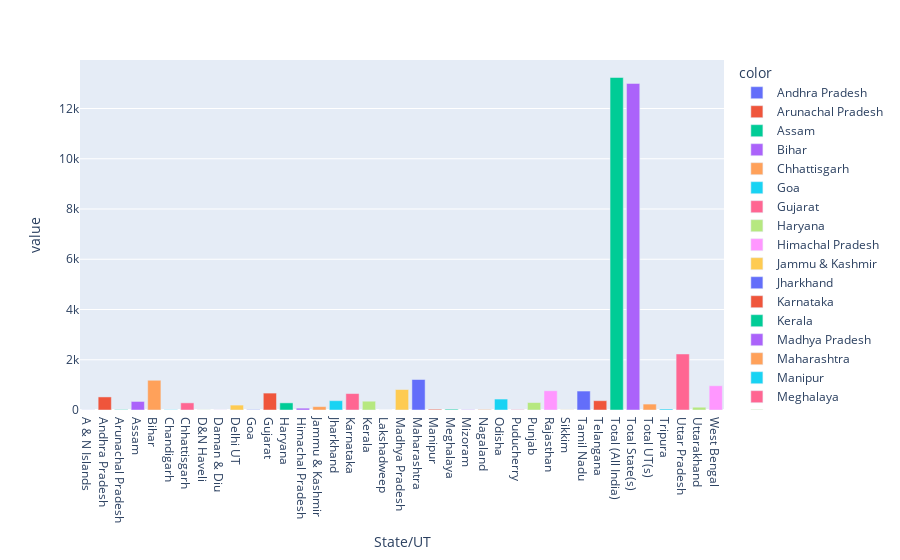

Here is the notebook cell this chart was saved with:
### Code cell
px.bar(cyber_C.groupby(['State/UT'])['Mid-Year Projected Population (in Lakhs) (2018)+'].sum(), color=cyber_C['State/UT'])

### Figure 1 — Plotly figure (JSON) as saved in the notebook; plotly's stock layout.template omitted (floating-point values rounded to 4 significant figures)
{"data": [{"alignmentgroup": "True", "hovertemplate": "color=Andhra Pradesh<br>State/UT=%{x}<br>value=%{y}<extra></extra>", "legendgroup": "Andhra Pradesh", "marker": {"color": "#636efa", "pattern": {"shape": ""}}, "name": "Andhra Pradesh", "offsetgroup": "Andhra Pradesh", "orientation": "v", "showlegend": true, "textposition": "auto", "type": "bar", "x": ["A & N Islands"], "xaxis": "x", "y": [4], "yaxis": "y"}, {"alignmentgroup": "True", "hovertemplate": "color=Arunachal Pradesh<br>State/UT=%{x}<br>value=%{y}<extra></extra>", "legendgroup": "Arunachal Pradesh", "marker": {"color": "#EF553B", "pattern": {"shape": ""}}, "name": "Arunachal Pradesh", "offsetgroup": "Arunachal Pradesh", "orientation": "v", "showlegend": true, "textposition": "auto", "type": "bar", "x": ["Andhra Pradesh"], "xaxis": "x", "y": [520.3], "yaxis": "y"}, {"alignmentgroup": "True", "hovertemplate": "color=Assam<br>State/UT=%{x}<br>value=%{y}<extra></extra>", "legendgroup": "Assam", "marker": {"color": "#00cc96", "pattern": {"shape": ""}}, "name": "Assam", "offsetgroup": "Assam", "orientation": "v", "showlegend": true, "textposition": "auto", "type": "bar", "x": ["Arunachal Pradesh"], "xaxis": "x", "y": [14.9], "yaxis": "y"}, {"alignmentgroup": "True", "hovertemplate": "color=Bihar<br>State/UT=%{x}<br>value=%{y}<extra></extra>", "legendgroup": "Bihar", "marker": {"color": "#ab63fa", "pattern": {"shape": ""}}, "name": "Bihar", "offsetgroup": "Bihar", "orientation": "v", "showlegend": true, "textposition": "auto", "type": "bar", "x": ["Assam"], "xaxis": "x", "y": [340.4], "yaxis": "y"}, {"alignmentgroup": "True", "hovertemplate": "color=Chhattisgarh<br>State/UT=%{x}<br>value=%{y}<extra></extra>", "legendgroup": "Chhattisgarh", "marker": {"color": "#FFA15A", "pattern": {"shape": ""}}, "name": "Chhattisgarh", "offsetgroup": "Chhattisgarh", "orientation": "v", "showlegend": true, "textposition": "auto", "type": "bar", "x": ["Bihar"], "xaxis": "x", "y": [1183.0], "yaxis": "y"}, {"alignmentgroup": "True", "hovertemplate": "color=Goa<br>State/UT=%{x}<br>value=%{y}<extra></extra>", "legendgroup": "Goa", "marker": {"color": "#19d3f3", "pattern": {"shape": ""}}, "name": "Goa", "offsetgroup": "Goa", "orientation": "v", "showlegend": true, "textposition": "auto", "type": "bar", "x": ["Chandigarh"], "xaxis": "x", "y": [11.7], "yaxis": "y"}, {"alignmentgroup": "True", "hovertemplate": "color=Gujarat<br>State/UT=%{x}<br>value=%{y}<extra></extra>", "legendgroup": "Gujarat", "marker": {"color": "#FF6692", "pattern": {"shape": ""}}, "name": "Gujarat", "offsetgroup": "Gujarat", "orientation": "v", "showlegend": true, "textposition": "auto", "type": "bar", "x": ["Chhattisgarh"], "xaxis": "x", "y": [284.7], "yaxis": "y"}, {"alignmentgroup": "True", "hovertemplate": "color=Haryana<br>State/UT=%{x}<br>value=%{y}<extra></extra>", "legendgroup": "Haryana", "marker": {"color": "#B6E880", "pattern": {"shape": ""}}, "name": "Haryana", "offsetgroup": "Haryana", "orientation": "v", "showlegend": true, "textposition": "auto", "type": "bar", "x": ["D&N Haveli"], "xaxis": "x", "y": [5.3], "yaxis": "y"}, {"alignmentgroup": "True", "hovertemplate": "color=Himachal Pradesh<br>State/UT=%{x}<br>value=%{y}<extra></extra>", "legendgroup": "Himachal Pradesh", "marker": {"color": "#FF97FF", "pattern": {"shape": ""}}, "name": "Himachal Pradesh", "offsetgroup": "Himachal Pradesh", "orientation": "v", "showlegend": true, "textposition": "auto", "type": "bar", "x": ["Daman & Diu"], "xaxis": "x", "y": [4], "yaxis": "y"}, {"alignmentgroup": "True", "hovertemplate": "color=Jammu & Kashmir<br>State/UT=%{x}<br>value=%{y}<extra></extra>", "legendgroup": "Jammu & Kashmir", "marker": {"color": "#FECB52", "pattern": {"shape": ""}}, "name": "Jammu & Kashmir", "offsetgroup": "Jammu & Kashmir", "orientation": "v", "showlegend": true, "textposition": "auto", "type": "bar", "x": ["Delhi UT"], "xaxis": "x", "y": [195.6], "yaxis": "y"}, {"alignmentgroup": "True", "hovertemplate": "color=Jharkhand<br>State/UT=%{x}<br>value=%{y}<extra></extra>", "legendgroup": "Jharkhand", "marker": {"color": "#636efa", "pattern": {"shape": ""}}, "name": "Jharkhand", "offsetgroup": "Jharkhand", "orientation": "v", "showlegend": true, "textposition": "auto", "type": "bar", "x": ["Goa"], "xaxis": "x", "y": [15.3], "yaxis": "y"}, {"alignmentgroup": "True", "hovertemplate": "color=Karnataka<br>State/UT=%{x}<br>value=%{y}<extra></extra>", "legendgroup": "Karnataka", "marker": {"color": "#EF553B", "pattern": {"shape": ""}}, "name": "Karnataka", "offsetgroup": "Karnataka", "orientation": "v", "showlegend": true, "textposition": "auto", "type": "bar", "x": ["Gujarat"], "xaxis": "x", "y": [673.2], "yaxis": "y"}, {"alignmentgroup": "True", "hovertemplate": "color=Kerala<br>State/UT=%{x}<br>value=%{y}<extra></extra>", "legendgroup": "Kerala", "marker": {"color": "#00cc96", "pattern": {"shape": ""}}, "name": "Kerala", "offsetgroup": "Kerala", "orientation": "v", "showlegend": true, "textposition": "auto", "type": "bar", "x": ["Haryana"], "xaxis": "x", "y": [284], "yaxis": "y"}, {"alignmentgroup": "True", "hovertemplate": "color=Madhya Pradesh<br>State/UT=%{x}<br>value=%{y}<extra></extra>", "legendgroup": "Madhya Pradesh", "marker": {"color": "#ab63fa", "pattern": {"shape": ""}}, "name": "Madhya Pradesh", "offsetgroup": "Madhya Pradesh", "orientation": "v", "showlegend": true, "textposition": "auto", "type": "bar", "x": ["Himachal Pradesh"], "xaxis": "x", "y": [72.7], "yaxis": "y"}, {"alignmentgroup": "True", "hovertemplate": "color=Maharashtra<br>State/UT=%{x}<br>value=%{y}<extra></extra>", "legendgroup": "Maharashtra", "marker": {"color": "#FFA15A", "pattern": {"shape": ""}}, "name": "Maharashtra", "offsetgroup": "Maharashtra", "orientation": "v", "showlegend": true, "textposition": "auto", "type": "bar", "x": ["Jammu & Kashmir"], "xaxis": "x", "y": [134.3], "yaxis": "y"}, {"alignmentgroup": "True", "hovertemplate": "color=Manipur<br>State/UT=%{x}<br>value=%{y}<extra></extra>", "legendgroup": "Manipur", "marker": {"color": "#19d3f3", "pattern": {"shape": ""}}, "name": "Manipur", "offsetgroup": "Manipur", "orientation": "v", "showlegend": true, "textposition": "auto", "type": "bar", "x": ["Jharkhand"], "xaxis": "x", "y": [370.5], "yaxis": "y"}, {"alignmentgroup": "True", "hovertemplate": "color=Meghalaya<br>State/UT=%{x}<br>value=%{y}<extra></extra>", "legendgroup": "Meghalaya", "marker": {"color": "#FF6692", "pattern": {"shape": ""}}, "name": "Meghalaya", "offsetgroup": "Meghalaya", "orientation": "v", "showlegend": true, "textposition": "auto", "type": "bar", "x": ["Karnataka"], "xaxis": "x", "y": [654.5], "yaxis": "y"}, {"alignmentgroup": "True", "hovertemplate": "color=Mizoram<br>State/UT=%{x}<br>value=%{y}<extra></extra>", "legendgroup": "Mizoram", "marker": {"color": "#B6E880", "pattern": {"shape": ""}}, "name": "Mizoram", "offsetgroup": "Mizoram", "orientation": "v", "showlegend": true, "textposition": "auto", "type": "bar", "x": ["Kerala"], "xaxis": "x", "y": [350], "yaxis": "y"}, {"alignmentgroup": "True", "hovertemplate": "color=Nagaland<br>State/UT=%{x}<br>value=%{y}<extra></extra>", "legendgroup": "Nagaland", "marker": {"color": "#FF97FF", "pattern": {"shape": ""}}, "name": "Nagaland", "offsetgroup": "Nagaland", "orientation": "v", "showlegend": true, "textposition": "auto", "type": "bar", "x": ["Lakshadweep"], "xaxis": "x", "y": [0.7], "yaxis": "y"}, {"alignmentgroup": "True", "hovertemplate": "color=Odisha<br>State/UT=%{x}<br>value=%{y}<extra></extra>", "legendgroup": "Odisha", "marker": {"color": "#FECB52", "pattern": {"shape": ""}}, "name": "Odisha", "offsetgroup": "Odisha", "orientation": "v", "showlegend": true, "textposition": "auto", "type": "bar", "x": ["Madhya Pradesh"], "xaxis": "x", "y": [814.7], "yaxis": "y"}, {"alignmentgroup": "True", "hovertemplate": "color=Punjab<br>State/UT=%{x}<br>value=%{y}<extra></extra>", "legendgroup": "Punjab", "marker": {"color": "#636efa", "pattern": {"shape": ""}}, "name": "Punjab", "offsetgroup": "Punjab", "orientation": "v", "showlegend": true, "textposition": "auto", "type": "bar", "x": ["Maharashtra"], "xaxis": "x", "y": [1214.0], "yaxis": "y"}, {"alignmentgroup": "True", "hovertemplate": "color=Rajasthan<br>State/UT=%{x}<br>value=%{y}<extra></extra>", "legendgroup": "Rajasthan", "marker": {"color": "#EF553B", "pattern": {"shape": ""}}, "name": "Rajasthan", "offsetgroup": "Rajasthan", "orientation": "v", "showlegend": true, "textposition": "auto", "type": "bar", "x": ["Manipur"], "xaxis": "x", "y": [30.8], "yaxis": "y"}, {"alignmentgroup": "True", "hovertemplate": "color=Sikkim<br>State/UT=%{x}<br>value=%{y}<extra></extra>", "legendgroup": "Sikkim", "marker": {"color": "#00cc96", "pattern": {"shape": ""}}, "name": "Sikkim", "offsetgroup": "Sikkim", "orientation": "v", "showlegend": true, "textposition": "auto", "type": "bar", "x": ["Meghalaya"], "xaxis": "x", "y": [32], "yaxis": "y"}, {"alignmentgroup": "True", "hovertemplate": "color=Tamil Nadu<br>State/UT=%{x}<br>value=%{y}<extra></extra>", "legendgroup": "Tamil Nadu", "marker": {"color": "#ab63fa", "pattern": {"shape": ""}}, "name": "Tamil Nadu", "offsetgroup": "Tamil Nadu", "orientation": "v", "showlegend": true, "textposition": "auto", "type": "bar", "x": ["Mizoram"], "xaxis": "x", "y": [11.8], "yaxis": "y"}, {"alignmentgroup": "True", "hovertemplate": "color=Telangana<br>State/UT=%{x}<br>value=%{y}<extra></extra>", "legendgroup": "Telangana", "marker": {"color": "#FFA15A", "pattern": {"shape": ""}}, "name": "Telangana", "offsetgroup": "Telangana", "orientation": "v", "showlegend": true, "textposition": "auto", "type": "bar", "x": ["Nagaland"], "xaxis": "x", "y": [21.3], "yaxis": "y"}, {"alignmentgroup": "True", "hovertemplate": "color=Tripura<br>State/UT=%{x}<br>value=%{y}<extra></extra>", "legendgroup": "Tripura", "marker": {"color": "#19d3f3", "pattern": {"shape": ""}}, "name": "Tripura", "offsetgroup": "Tripura", "orientation": "v", "showlegend": true, "textposition": "auto", "type": "bar", "x": ["Odisha"], "xaxis": "x", "y": [435.5], "yaxis": "y"}, {"alignmentgroup": "True", "hovertemplate": "color=Uttar Pradesh<br>State/UT=%{x}<br>value=%{y}<extra></extra>", "legendgroup": "Uttar Pradesh", "marker": {"color": "#FF6692", "pattern": {"shape": ""}}, "name": "Uttar Pradesh", "offsetgroup": "Uttar Pradesh", "orientation": "v", "showlegend": true, "textposition": "auto", "type": "bar", "x": ["Puducherry"], "xaxis": "x", "y": [14.8], "yaxis": "y"}, {"alignmentgroup": "True", "hovertemplate": "color=Uttarakhand<br>State/UT=%{x}<br>value=%{y}<extra></extra>", "legendgroup": "Uttarakhand", "marker": {"color": "#B6E880", "pattern": {"shape": ""}}, "name": "Uttarakhand", "offsetgroup": "Uttarakhand", "orientation": "v", "showlegend": true, "textposition": "auto", "type": "bar", "x": ["Punjab"], "xaxis": "x", "y": [297], "yaxis": "y"}, {"alignmentgroup": "True", "hovertemplate": "color=West Bengal<br>State/UT=%{x}<br>value=%{y}<extra></extra>", "legendgroup": "West Bengal", "marker": {"color": "#FF97FF", "pattern": {"shape": ""}}, "name": "West Bengal", "offsetgroup": "West Bengal", "orientation": "v", "showlegend": true, "textposition": "auto", "type": "bar", "x": ["Rajasthan"], "xaxis": "x", "y": [765.9], "yaxis": "y"}, {"alignmentgroup": "True", "hovertemplate": "color=Total State(s)<br>State/UT=%{x}<br>value=%{y}<extra></extra>", "legendgroup": "Total State(s)", "marker": {"color": "#FECB52", "pattern": {"shape": ""}}, "name": "Total State(s)", "offsetgroup": "Total State(s)", "orientation": "v", "showlegend": true, "textposition": "auto", "type": "bar", "x": ["Sikkim"], "xaxis": "x", "y": [6.6], "yaxis": "y"}, {"alignmentgroup": "True", "hovertemplate": "color=A & N Islands<br>State/UT=%{x}<br>value=%{y}<extra></extra>", "legendgroup": "A & N Islands", "marker": {"color": "#636efa", "pattern": {"shape": ""}}, "name": "A & N Islands", "offsetgroup": "A & N Islands", "orientation": "v", "showlegend": true, "textposition": "auto", "type": "bar", "x": ["Tamil Nadu"], "xaxis": "x", "y": [754.6], "yaxis": "y"}, {"alignmentgroup": "True", "hovertemplate": "color=Chandigarh<br>State/UT=%{x}<br>value=%{y}<extra></extra>", "legendgroup": "Chandigarh", "marker": {"color": "#EF553B", "pattern": {"shape": ""}}, "name": "Chandigarh", "offsetgroup": "Chandigarh", "orientation": "v", "showlegend": true, "textposition": "auto", "type": "bar", "x": ["Telangana"], "xaxis": "x", "y": [370.3], "yaxis": "y"}, {"alignmentgroup": "True", "hovertemplate": "color=D&N Haveli<br>State/UT=%{x}<br>value=%{y}<extra></extra>", "legendgroup": "D&N Haveli", "marker": {"color": "#00cc96", "pattern": {"shape": ""}}, "name": "D&N Haveli", "offsetgroup": "D&N Haveli", "orientation": "v", "showlegend": true, "textposition": "auto", "type": "bar", "x": ["Total (All India)"], "xaxis": "x", "y": [13230.0], "yaxis": "y"}, {"alignmentgroup": "True", "hovertemplate": "color=Daman & Diu<br>State/UT=%{x}<br>value=%{y}<extra></extra>", "legendgroup": "Daman & Diu", "marker": {"color": "#ab63fa", "pattern": {"shape": ""}}, "name": "Daman & Diu", "offsetgroup": "Daman & Diu", "orientation": "v", "showlegend": true, "textposition": "auto", "type": "bar", "x": ["Total State(s)"], "xaxis": "x", "y": [13000.0], "yaxis": "y"}, {"alignmentgroup": "True", "hovertemplate": "color=Delhi UT<br>State/UT=%{x}<br>value=%{y}<extra></extra>", "legendgroup": "Delhi UT", "marker": {"color": "#FFA15A", "pattern": {"shape": ""}}, "name": "Delhi UT", "offsetgroup": "Delhi UT", "orientation": "v", "showlegend": true, "textposition": "auto", "type": "bar", "x": ["Total UT(s)"], "xaxis": "x", "y": [236], "yaxis": "y"}, {"alignmentgroup": "True", "hovertemplate": "color=Lakshadweep<br>State/UT=%{x}<br>value=%{y}<extra></extra>", "legendgroup": "Lakshadweep", "marker": {"color": "#19d3f3", "pattern": {"shape": ""}}, "name": "Lakshadweep", "offsetgroup": "Lakshadweep", "orientation": "v", "showlegend": true, "textposition": "auto", "type": "bar", "x": ["Tripura"], "xaxis": "x", "y": [39.6], "yaxis": "y"}, {"alignmentgroup": "True", "hovertemplate": "color=Puducherry<br>State/UT=%{x}<br>value=%{y}<extra></extra>", "legendgroup": "Puducherry", "marker": {"color": "#FF6692", "pattern": {"shape": ""}}, "name": "Puducherry", "offsetgroup": "Puducherry", "orientation": "v", "showlegend": true, "textposition": "auto", "type": "bar", "x": ["Uttar Pradesh"], "xaxis": "x", "y": [2230], "yaxis": "y"}, {"alignmentgroup": "True", "hovertemplate": "color=Total UT(s)<br>State/UT=%{x}<br>value=%{y}<extra></extra>", "legendgroup": "Total UT(s)", "marker": {"color": "#B6E880", "pattern": {"shape": ""}}, "name": "Total UT(s)", "offsetgroup": "Total UT(s)", "orientation": "v", "showlegend": true, "textposition": "auto", "type": "bar", "x": ["Uttarakhand"], "xaxis": "x", "y": [110.6], "yaxis": "y"}, {"alignmentgroup": "True", "hovertemplate": "color=Total (All India)<br>State/UT=%{x}<br>value=%{y}<extra></extra>", "legendgroup": "Total (All India)", "marker": {"color": "#FF97FF", "pattern": {"shape": ""}}, "name": "Total (All India)", "offsetgroup": "Total (All India)", "orientation": "v", "showlegend": true, "textposition": "auto", "type": "bar", "x": ["West Bengal"], "xaxis": "x", "y": [965], "yaxis": "y"}], "layout": {"barmode": "relative", "legend": {"title": {"text": "color"}, "tracegroupgap": 0}, "margin": {"t": 60}, "xaxis": {"anchor": "y", "domain": [0, 1], "title": {"text": "State/UT"}}, "yaxis": {"anchor": "x", "domain": [0, 1], "title": {"text": "value"}}}}
